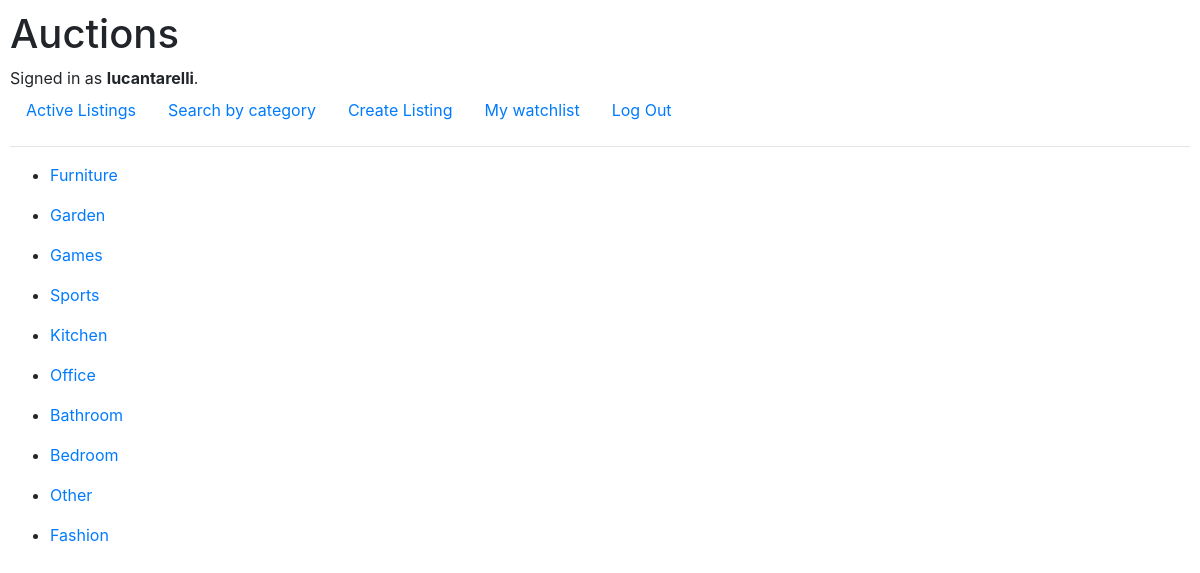
The app's page /category (signed in) with its own data.
### auctions/models.py (models this page shows)
class User(AbstractUser):
    pass

class Categories(models.Model):
    name = models.CharField(max_length=100)
    def __str__(self):
        return self.name

### auctions/views.py (the view)
# urls.py: path("category", views.categories, name="categories"),
def categories(request):
    categories = Categories.objects.all()
    return render(request, "auctions/listing-by-category.html", {
        "categories": categories
    })

### auctions/templates/auctions/listing-by-category.html
{% extends "auctions/layout.html" %}
{% block body %}
    {% for category in categories %}
    <ul>
        <li><a href="{% url 'filterby' category.name %}">{{ category }}</a></li>
    </ul>
    {% endfor %}
{% endblock %}

### auctions/templates/auctions/layout.html (shortened to what this page needs)
{% load static %}
<!DOCTYPE html>
<html lang="en">
    <head>
        <link rel="stylesheet" href="https://stackpath.bootstrapcdn.com/bootstrap/4.4.1/css/bootstrap.min.css">
        <link href="{% static 'auctions/styles.css' %}" rel="stylesheet">
    </head>
    <body>
        <h1>Auctions</h1>
        <div>
            {% if user.is_authenticated %}
                Signed in as <strong>{{ user.username }}</strong>.
            {% else %}
                Not signed in.
            {% endif %}
        </div>
        <ul class="nav">
            <li class="nav-item">
                <a class="nav-link" href="{% url 'index' %}">Active Listings</a>
            </li>
            <li class="nav-item">
                <a class="nav-link" href="{% url 'categories' %}">Search by category</a>
            </li>
            {% if user.is_authenticated %}
                <li class="nav-item">
                    <a class="nav-link" href="{% url 'new' %}">Create Listing</a>
                </li>
                <li class="nav-item">
                    <a class="nav-link" href="{% url 'watchlist' %}">My watchlist</a>
                </li>
                <li class="nav-item">
                    <a class="nav-link" href="{% url 'logout' %}">Log Out</a>
                </li>
            {% endif %}
        </ul>
        <hr>
        {% block body %}
        {% endblock %}
    </body>
</html>

### auctions/static/auctions/styles.css (style rules this page uses)
*, *::after, *::before { box-sizing: inherit; }
body { padding: 10px; }

### records on screen
User: username "lucantarelli"
Categories: name "Furniture"
Categories: name "Garden"
Categories: name "Games"
Categories: name "Sports"
Categories: name "Kitchen"
Categories: name "Office"
Categories: name "Bathroom"
Categories: name "Bedroom"
Categories: name "Other"
Categories: name "Fashion"
